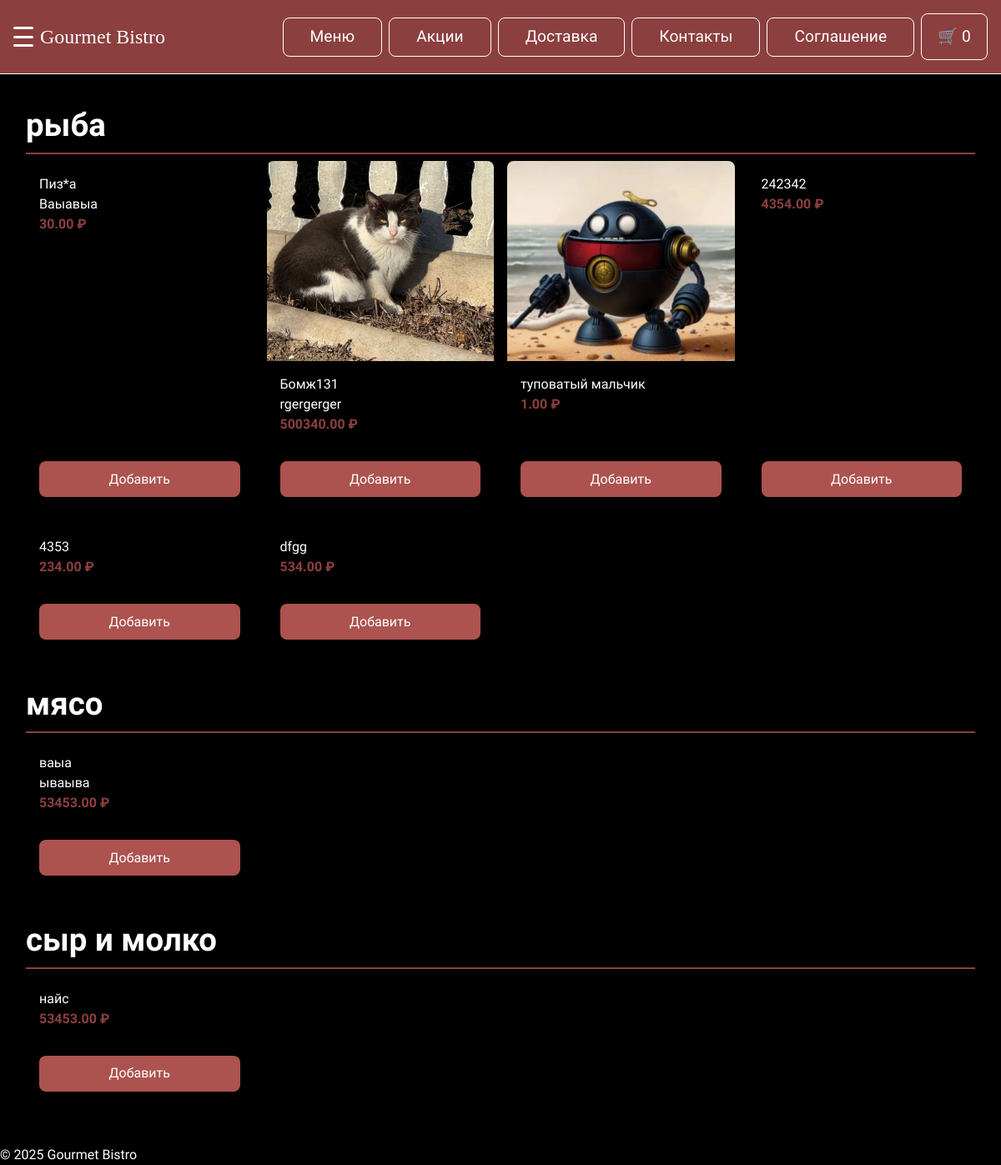
The app's page /menu/, older data.
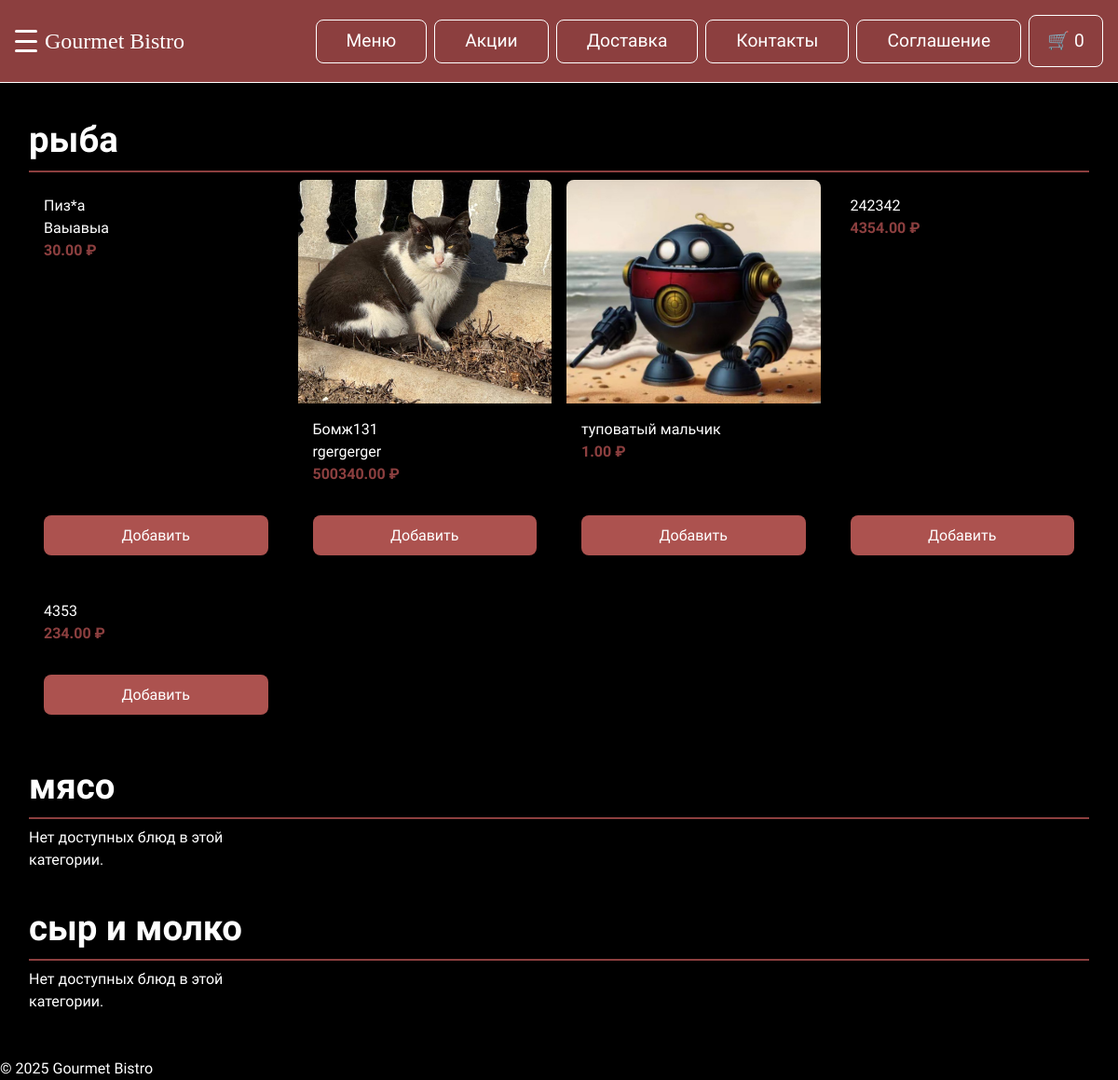
The same page, newer data.
### menu/models.py (models this page shows, shortened)
class Category(models.Model):
    name  = models.CharField("Категория", max_length=100)
    order = models.PositiveIntegerField("Порядок", default=0)

class Dish(models.Model):
    category        = models.ForeignKey(
        Category, on_delete=models.CASCADE,
        verbose_name="Категория", related_name='dishes'
    )
    title           = models.CharField("Название", max_length=200)
    description     = models.TextField("Описание", blank=True)
    price           = models.DecimalField("Цена", max_digits=8, decimal_places=2)
    image           = models.ImageField(
        "Фото блюда", upload_to="dishes/", blank=True, null=True
    )
    is_available    = models.BooleanField("В продаже", default=True)
    sequence_number = models.PositiveIntegerField(
        "Номер товара",
        unique=True,
        editable=False,
        null=True,
        help_text="Устанавливается автоматически при создании"
    )

### frontend/views.py (the view)
# urls.py: path('menu/',          views.menu,          name='menu'),
def menu(request):
    categories = Category.objects.order_by('order').prefetch_related(
        Prefetch(
            'dishes',
            queryset=Dish.objects.filter(is_available=True).order_by('sequence_number'),
            to_attr='available_dishes'
        )
    )
    return render(request, 'menu.html', {
        'categories': categories,
        'menu_page': True,
    })

### templates/menu.html (shortened to what this page needs)
{% extends 'base.html' %}
{% block content %}
<div class="categories">
  {% for cat in categories %}
    <section id="cat-{{ cat.id }}">
      <h2>{{ cat.name }}</h2>
      <div class="dishes">
        {% for dish in cat.available_dishes %}
          <div class="dish-card"
               data-id="{{ dish.id }}"
               data-title="{{ dish.title }}"
               data-description="{{ dish.description }}"
               data-price="{{ dish.price }}"
               {% if dish.image %}data-img-url="{{ dish.image.url }}"{% endif %}>
            {% if dish.image %}
              <img src="{{ dish.image.url }}" alt="{{ dish.title }}">
            {% endif %}
            <div class="content">
              <h3>{{ dish.title }}</h3>
              <p>{{ dish.description }}</p>
              <p class="price-line">{{ dish.price }} ₽</p>
            </div>
            <button class="add-to-cart"
                    data-id="{{ dish.id }}"
                    data-title="{{ dish.title }}"
                    data-price="{{ dish.price }}">
              Добавить
            </button>
          </div>
        {% empty %}
          <p>Нет доступных блюд в этой категории.</p>
        {% endfor %}
      </div>
    </section>
  {% endfor %}
</div>
{% endblock %}

Row changes from the older to the newer data that the page shows:
changed Category "рыба": loses Dish (title "dfgg", price "534.00")
changed Category "мясо": loses Dish (title "ваыа", description "ываыва", price "53453.00"); now shows "Нет доступных блюд в этой категории."
changed Category "сыр и молко": loses Dish (title "найс", price "53453.00"); now shows "Нет доступных блюд в этой категории."
